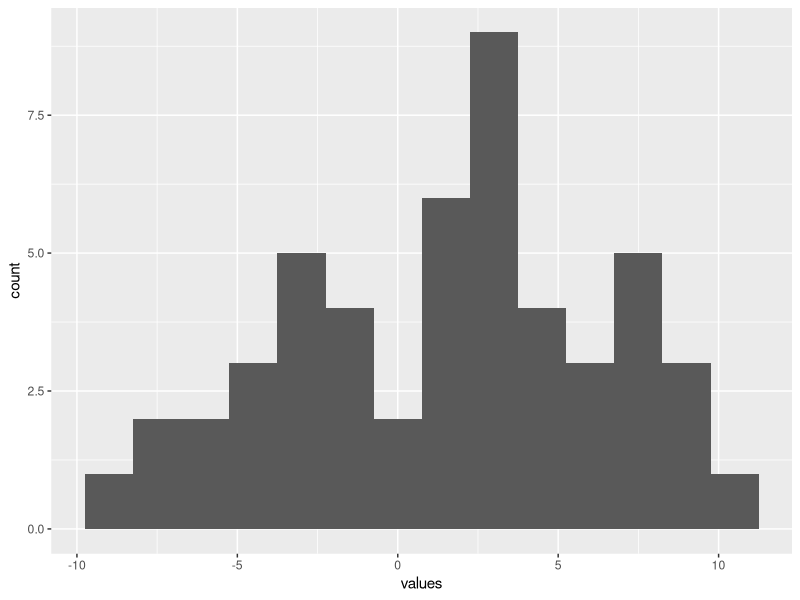
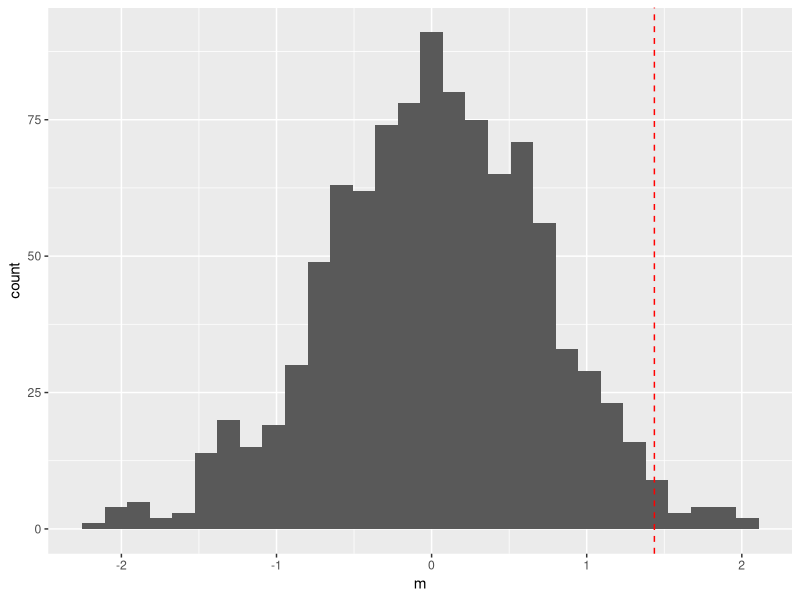
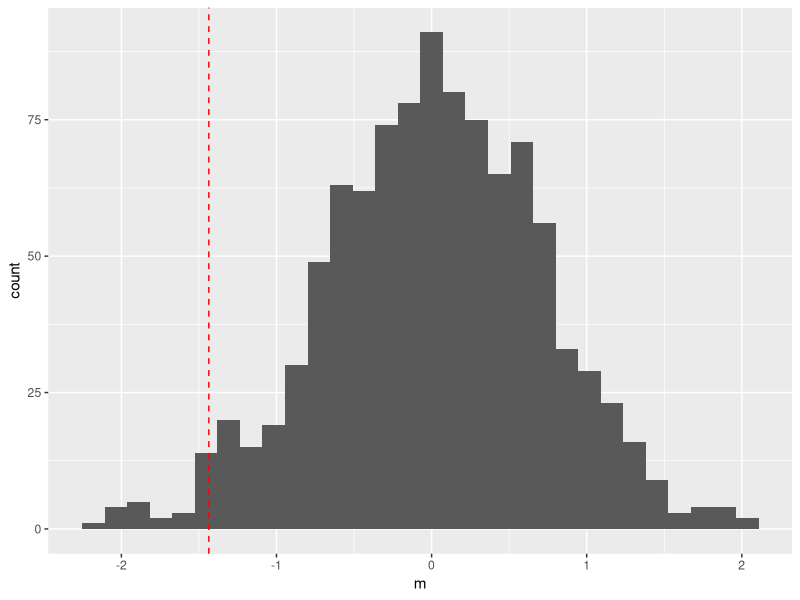
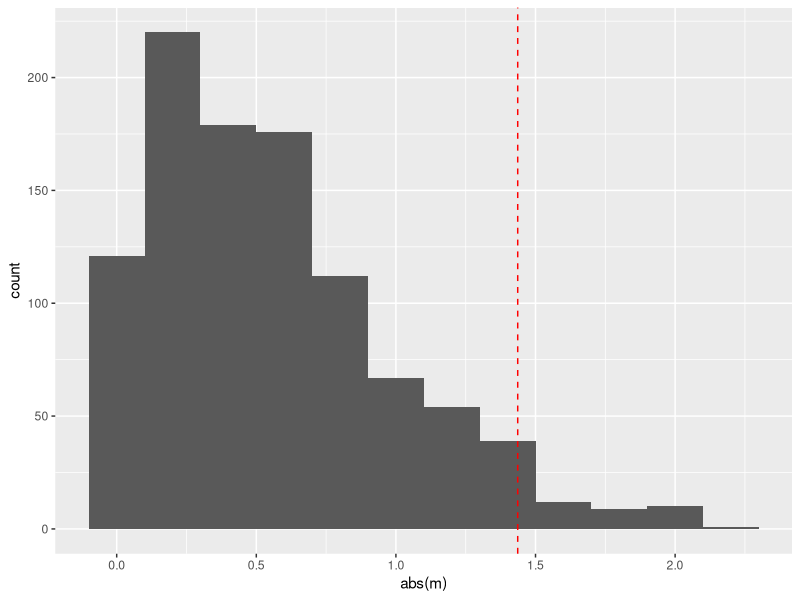

Here is the R script that generated these plots, in order:
## ---- chunk 1
library(tidyverse)

set.seed(112233)
my_data <- tibble(values = rnorm(50, 1.5, 4.5))
## ---- chunk 2
my_data %>% 
  ggplot(aes(x = values))+
  geom_histogram(binwidth = 1.5)
## ---- chunk 3
(obs_mean <- mean(my_data$values))

## ---- chunk 4
boot_mean_diff <- function(data, col){
  data %>% 
    transmute(scaled = {{col}} - (mean({{col}})),
              shuffled = sample(scaled, replace = TRUE)) %>% 
    summarise(m = mean(shuffled))
}
## ---- chunk 5
boot_mean_diff(my_data, values)
## ---- chunk 6
res <- map_dfr(1:1000, ~boot_mean_diff(my_data, values))
## ---- chunk 7
res %>% 
  ggplot(aes(x = m))+
  geom_histogram()+
  geom_vline(xintercept = obs_mean,
             color = "red",
             linetype = "dashed")
## ---- chunk 8
res %>% 
  summarise(p_value = mean(m >= obs_mean))
## ---- chunk 9
res %>% 
  ggplot(aes(x = m))+
  geom_histogram()+
  geom_vline(xintercept = -obs_mean,
             color = "red",
             linetype = "dashed")
## ---- chunk 10
res %>% 
  summarise(p_value = mean(m >= -obs_mean))
## ---- chunk 11
res %>% 
  ggplot(aes(x = abs(m)))+
  geom_histogram(binwidth = 0.2)+
  geom_vline(xintercept = abs(obs_mean),
             color = "red",
             linetype = "dashed")
## ---- chunk 12
res %>% 
  summarise(p_value = mean(abs(m) >= abs(obs_mean)))
## ---- chunk 13
t.test(my_data$values)
